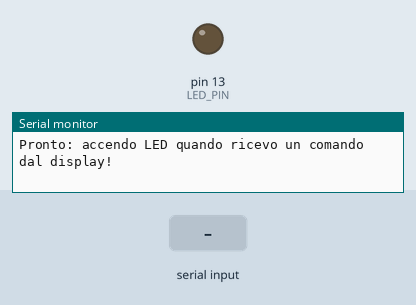
This sketch was run on a simulated Arduino Mega 2560, built with avr-gcc and run on an emulated ATmega2560. Parts: output pins drawn as LEDs (lit = HIGH), the last lines printed to the serial monitor. The inputs (shaded band) are chosen by the test bench.

Above: at 1.2 s.
1.3 s: "1" received over the second serial link
At 2.0 s:
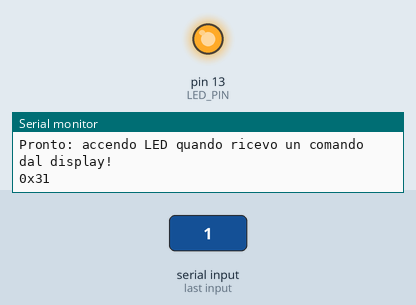
Timing chart, 0 to 4.3 s (numbered marks = the images above; inputs shaded):
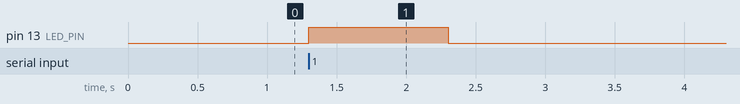

The sketch:

test_stonemega.ino
```cpp
#define LED_PIN 13

void setup() {
  pinMode(LED_PIN, OUTPUT);
  digitalWrite(LED_PIN, LOW);

  Serial.begin(115200);    // USB verso PC
  Serial1.begin(115200);   // Collegato a Stone HMI tramite TX1/RX1
  Serial.println("Pronto: accendo LED quando ricevo un comando dal display!");
}

void loop() {
  static bool ledOn = false;
  static unsigned long ledTimer = 0;

  // Riceve e visualizza byte
  while (Serial1.available()) {
    byte c = Serial1.read();
    Serial.print("0x");
    if (c < 16) Serial.print("0");
    Serial.print(c, HEX);
    Serial.print(" ");

    // Quando riceve un byte (o frame), accendi il LED!
    ledOn = true;
    ledTimer = millis();
    digitalWrite(LED_PIN, HIGH);
  }

  // Spegne il LED dopo 1 secondo
  if (ledOn && (millis() - ledTimer > 1000)) {
    digitalWrite(LED_PIN, LOW);
    ledOn = false;
  }
}
```

Measured:
- after the input at 1.3 s, pin 13 (LED_PIN): LOW → HIGH at once, → LOW 1.0 s later
